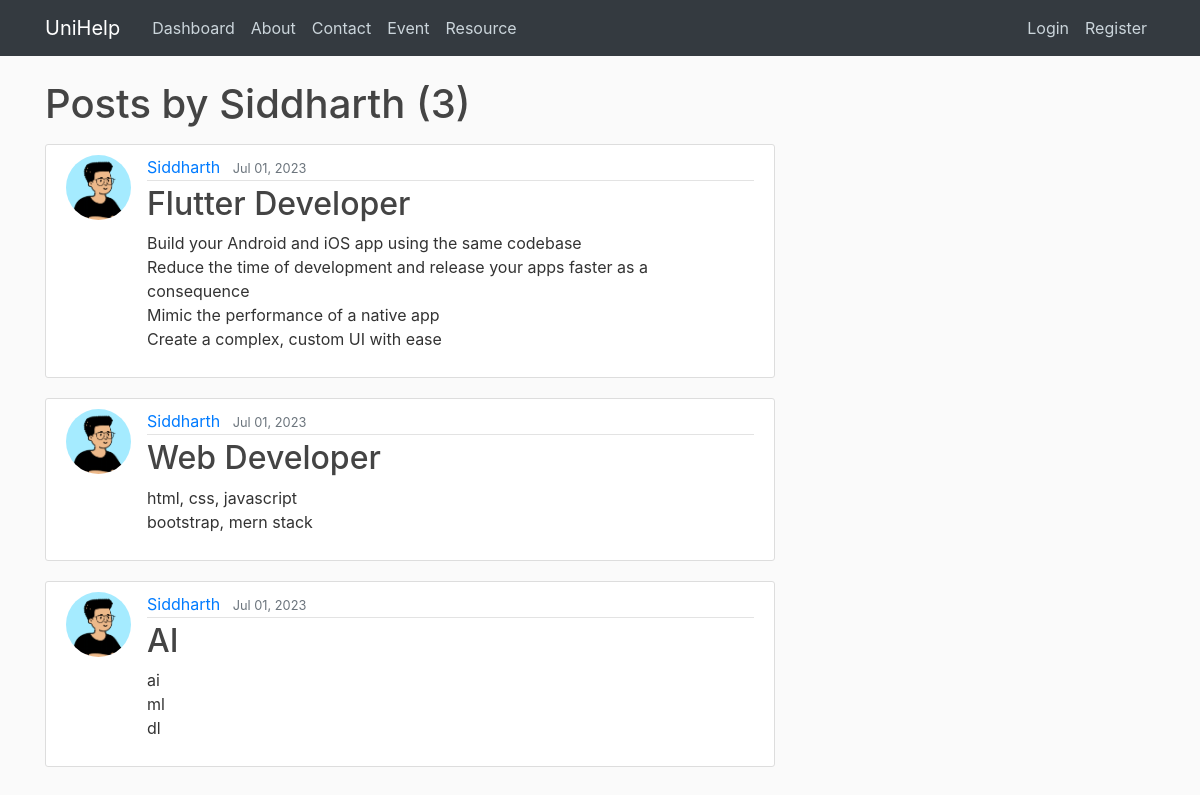
Screenshot of /user/Siddharth with the database file from the repository.
### blog/models.py (models this page shows, shortened)
class Post(models.Model):
    title = models.CharField(max_length=100)
    content = models.TextField()
    date_posted = models.DateTimeField(default=timezone.now)
    author = models.ForeignKey(User, on_delete=models.CASCADE)
    unique_number = models.IntegerField(unique=True, null=True)

### users/models.py (models this page shows, shortened)
class Profile(models.Model):
    user = models.OneToOneField(User, on_delete=models.CASCADE)
    role = models.CharField(max_length=10, default='Alumni')
    image = models.ImageField(default='default.png', upload_to='profile_pics')
    has_submitted_form = models.ManyToManyField('blog.Post', blank=True)  # Import Post model from your app

### blog/views.py (the view)
# urls.py: path('user/<str:username>', UserPostListView.as_view(), name='user-posts'),
class UserPostListView(ListView):
    model = Post
    template_name = 'blog/user_posts.html' # <app>/<model>_<viewtype>.html
    context_object_name = 'posts'
    ordering = ['-date_posted']
    paginate_by = 6
    def get_queryset(self):
        user = get_object_or_404(User, username=self.kwargs.get('username'))
        return Post.objects.filter(author=user).order_by('-date_posted')

### blog/templates/blog/user_posts.html (shortened to what this page needs)
{% extends "blog/base.html" %}
{% block content %}
    <h1 class="mb-3">Posts by {{ view.kwargs.username }} ({{ page_obj.paginator.count }})</h1>
    {% for post in posts %}
    <article class="media content-section">
        <img class="rounded-circle article-img" src="{{ post.author.profile.image.url }}">
        <div class="media-body">
            <div class="article-metadata">
                <a class="mr-2" href="{% url 'user-posts' post.author.username %}">{{ post.author }}</a>
                <small class="text-muted">{{ post.date_posted|date:"M d, Y" }}</small>
            </div>
            <h2><a class="article-title" href="{% url 'post-detail' post.id %}">{{ post.title }}</a></h2>
            <p class="article-content">{{ post.content }}</p>
        </div>
    </article>
    {% endfor %}
{% endblock content %}

### blog/static/blog/main.css (style rules this page uses)
body { background: #fafafa; color: #333333; margin-top: 5rem; }
h1, h2, h3, h4, h5, h6 { color: #444444; }
.content-section { background: #ffffff; padding: 10px 20px; border: 1px solid #dddddd; border-radius: 3px; margin-bottom: 20px; }
.article-title { color: #444444; }
.article-content { white-space: pre-line; }
.article-img { height: 65px; width: 65px; margin-right: 16px; }
.article-metadata { padding-bottom: 1px; margin-bottom: 4px; border-bottom: 1px solid #e3e3e3 }

### rows the page displays
Post: author.profile.image (picture), author "Siddharth", date_posted "Jul 01, 2023", title "Flutter Developer", content "Build your Android and iOS app using the same codebase Reduce the time of development and release your apps faster as a consequence Mimic the performance of a native app Create a complex, custom UI with ease"
Post: author.profile.image (picture), author "Siddharth", date_posted "Jul 01, 2023", title "Web Developer", content "html, css, javascript bootstrap, mern stack"
Post: author.profile.image (picture), author "Siddharth", date_posted "Jul 01, 2023", title "AI", content "ai ml dl"

### other values shown
{{ view.kwargs.username }} "Siddharth"
{{ page_obj.paginator.count }} "3"
